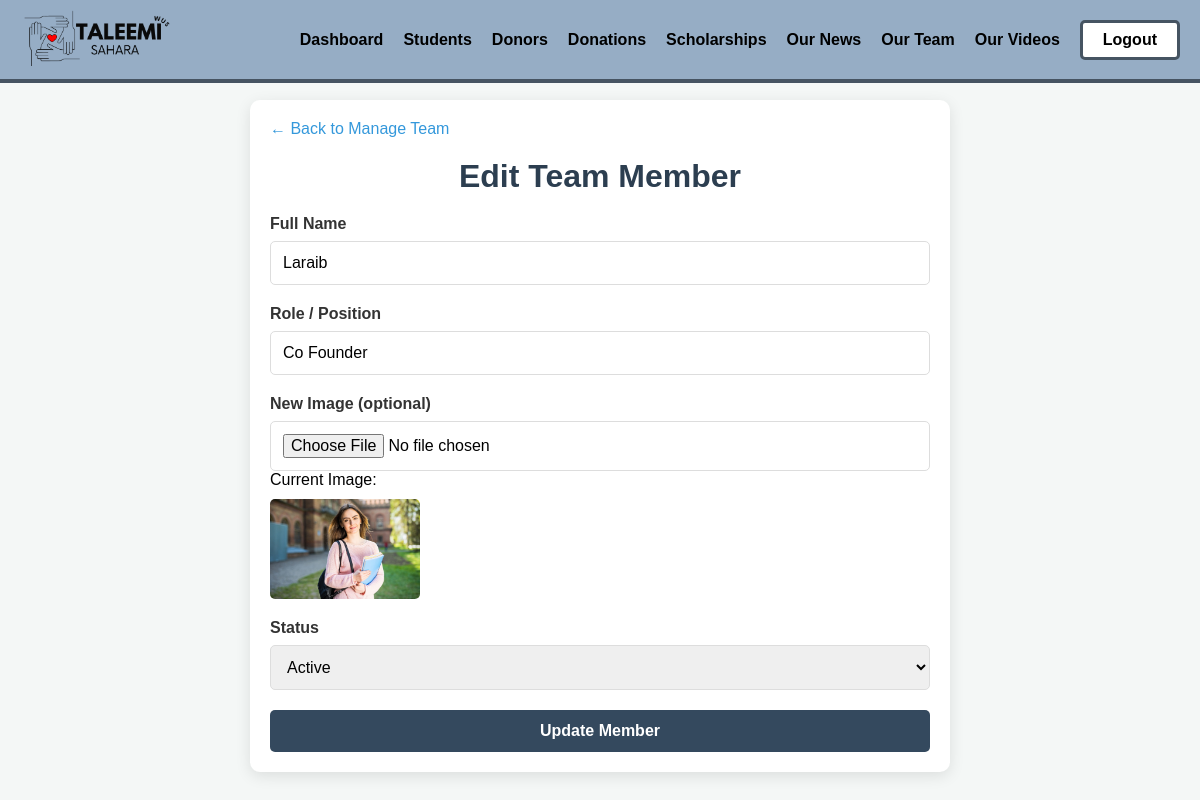
Page /admin/edit_team_member.php?id=5 (signed in) on the committed database.
### tables this page shows
CREATE TABLE `team_members` (
  `id` int(11) NOT NULL,
  `name` varchar(255) NOT NULL,
  `role` varchar(255) NOT NULL,
  `image` varchar(255) NOT NULL COMMENT 'e.g., ./images/team/member1.jpg',
  `status` enum('active','inactive') NOT NULL DEFAULT 'active',
  `created_at` timestamp NOT NULL DEFAULT current_timestamp()
);

### admin/edit_team_member.php (the view, shortened to what this page needs)
<?php
require_once '../config/database.php';
$member_id = intval($_GET['id']);
try {
    $stmt = $conn->prepare("SELECT * FROM team_members WHERE id = ?");
    $stmt->bind_param("i", $member_id);
    $stmt->execute();
    $result = $stmt->get_result();
    $member = $result->fetch_assoc();
} catch (mysqli_sql_exception $e) {
    $_SESSION['error_message'] = "Database error: " . $e->getMessage();
    header("Location: our_team.php");
    exit();
}
?>
<!DOCTYPE html>
<html lang="en">
<head>
    <link rel="stylesheet" href="../css/font.css">
    <link rel="stylesheet" href="../css/general.css">
</head>
<body>
    <?php include '../components/admin-navbar.php'; ?>
    <div class="main animate-fade-in">
        <a href="our_team.php" class="back-link">&larr; Back to Manage Team</a>
        <h1>Edit Team Member</h1>
        <form method="POST" enctype="multipart/form-data">
            <div class="form-group">
                <label for="name">Full Name</label>
                <input type="text" id="name" name="name" required value="<?php echo htmlspecialchars($member['name']); ?>">
            </div>
            <div class="form-group">
                <label for="role">Role / Position</label>
                <input type="text" id="role" name="role" required value="<?php echo htmlspecialchars($member['role']); ?>">
            </div>
            <div class="form-group">
                <label for="image">New Image (optional)</label>
                <input type="file" id="image" name="image" accept="image/png, image/jpeg, image/gif">
                <p>Current Image:</p>
                <img src="<?php echo htmlspecialchars($member['image']); ?>" alt="Current Image" class="current-image">
            </div>
            <div class="form-group">
                <label for="status">Status</label>
                <select id="status" name="status">
                    <option value="active" <?php if ($member['status'] == 'active') echo 'selected'; ?>>Active</option>
                </select>
            </div>
            <button type="submit">Update Member</button>
        </form>
    </div>
</body>
</html>

### admin/edit_team_member.php (style rules this page uses)
body { font-family: 'Raleway', sans-serif; background-color: #f4f7f6; display: flex; flex-direction: column; }
.main { max-width: 700px; width: 100%; margin: 100px auto 20px; padding: 20px; background: white; border-radius: 10px; box-shadow: 0 4px 15px rgba(0, 0, 0, 0.1); }
h1 { color: #2c3e50; text-align: center; margin-bottom: 20px; }
.form-group { margin-bottom: 20px; }
label { display: block; margin-bottom: 8px; font-weight: 600; color: #333; }
input[type="text"], input[type="file"], select { width: 100%; padding: 12px; box-sizing: border-box; font-size: 1rem; border: 1px solid #ddd; border-radius: 5px; transition: border-color 0.3s; }
button { display: block; width: 100%; padding: 12px; background-color: #34495e; color: white; border: none; cursor: pointer; font-weight: 600; border-radius: 5px; transition: background-color 0.3s; font-size: 1rem; }
.back-link { display: inline-block; margin-bottom: 20px; color: #3498db; text-decoration: none; }
.current-image { display: block; max-width: 150px; margin-top: 10px; border-radius: 5px; }

### components/admin-navbar.php (style rules this page uses)
* { box-sizing: border-box; padding: 0; margin: 0; font-family: "Raleway", sans-serif; }

### rows in the picture
team_members: name "Laraib", role "Co Founder", image (picture), status "Active"
